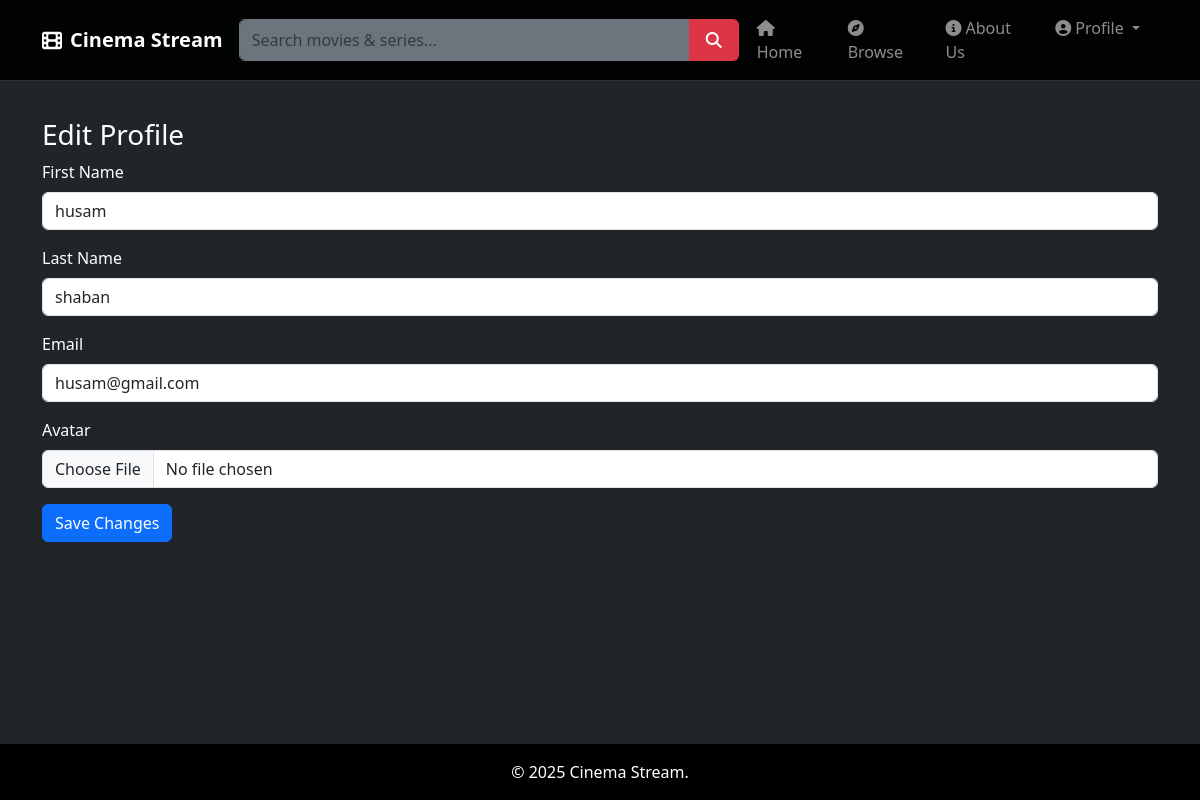
The page /profile/edit/ (signed in) on the database as committed earlier.
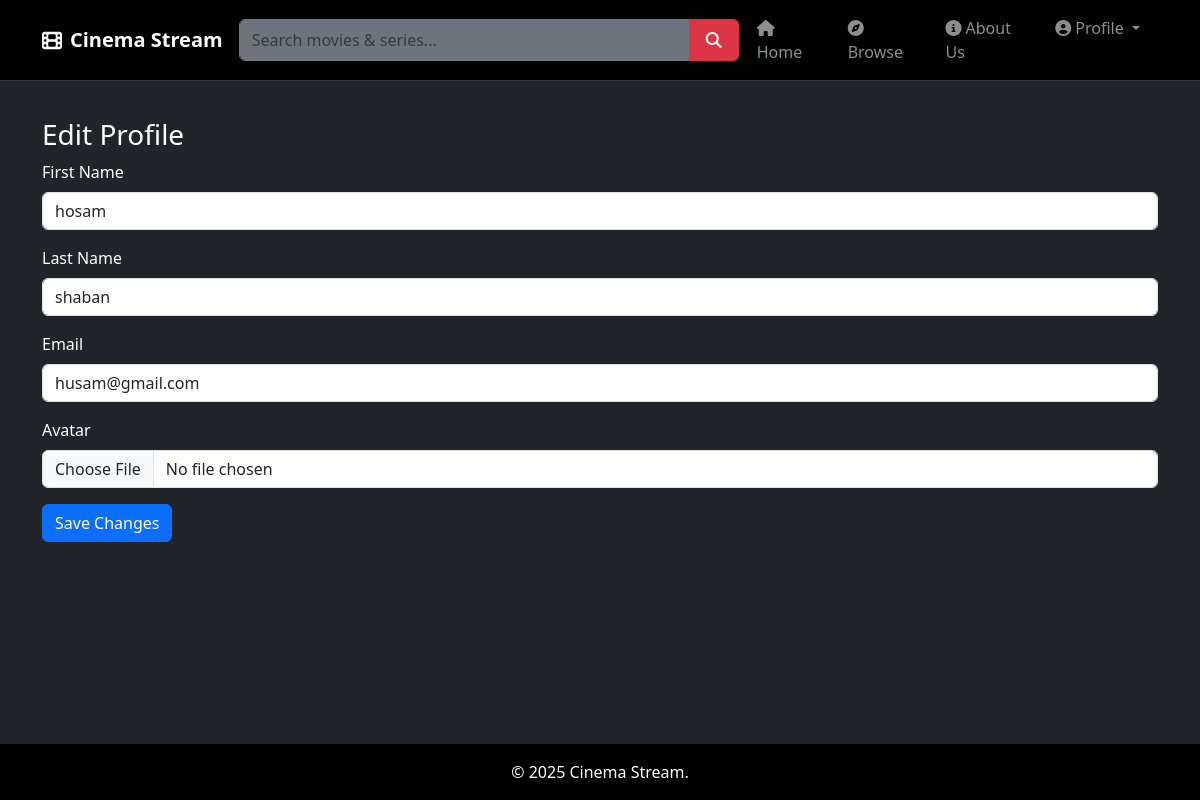
The same page on the database as committed later.
### cinema_stream_app/models.py (models this page shows)
class UserProfile(models.Model):
    user = models.OneToOneField(User, on_delete=models.CASCADE, related_name='profile')
    date_of_birth = models.DateField(null=True)
    avatar = models.ImageField(upload_to='avatars/', null=True)
    created_at = models.DateTimeField(auto_now_add=True)
    updated_at = models.DateTimeField(auto_now=True)

### cinema_stream_app/views.py (the view, shortened to what this page needs)
# urls.py: path('profile/edit/', views.edit_profile, name='edit_profile'),
def edit_profile(request):
    user = request.user
    profile = user.profile
    context = {
        'user': user,
        'profile': profile,
    }
    return render(request, 'edit_profile.html', context)

### cinema_stream_app/templates/edit_profile.html (shortened to what this page needs)
{% extends 'index.html' %}
{% block content %}
<div class="container py-4">
  <h3>Edit Profile</h3>
  <form method="post" enctype="multipart/form-data">
    <div class="mb-3">
      <label class="form-label">First Name</label>
      <input type="text" name="first_name" class="form-control" value="{{ profile.user.first_name }}">
    </div>
    <div class="mb-3">
      <label class="form-label">Last Name</label>
      <input type="text" name="last_name" class="form-control" value="{{ profile.user.last_name }}">
    </div>
    <div class="mb-3">
      <label class="form-label">Email</label>
      <input type="email" name="email" class="form-control" value="{{ profile.user.email }}">
    </div>
    <div class="mb-3">
      <label class="form-label">Avatar</label>
      <input type="file" name="avatar" class="form-control">
    </div>
    <button type="submit" class="btn btn-primary">Save Changes</button>
  </form>
</div>
{% endblock %}

Rows that differ between the two databases and show on the page:
changed UserProfile "shaban": first_name "husam" → "hosam"
